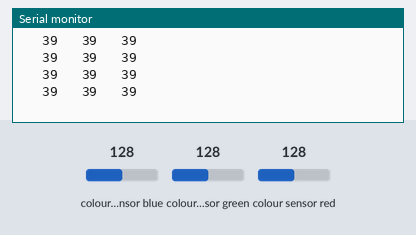
This sketch was run on a simulated Arduino Mega 2560, built with avr-gcc and run on an emulated ATmega2560. Shown: the last lines printed to the serial monitor. Wiring (inferred from the names in the program): TCS3200 colour sensor: output pin 46; S2 pin 42; S3 pin 44; S0 pin 38; S1 pin 40. Inputs (shaded band) come from the test bench; at power-on: colour sensor green 128, colour sensor blue 128, colour sensor red 128.

Above: at 1.2 s.
1.3 s: colour sensor green set to 191
At 1.71 s:
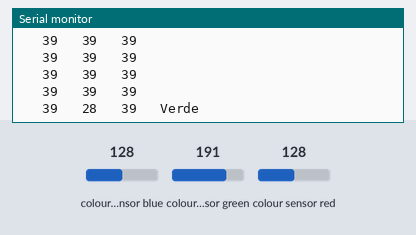
3.6 s: colour sensor blue set to 250
At 3.82 s:
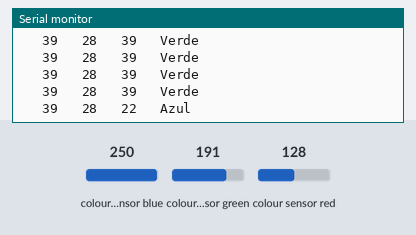
5.7 s: colour sensor red set to 5
At 5.92 s:
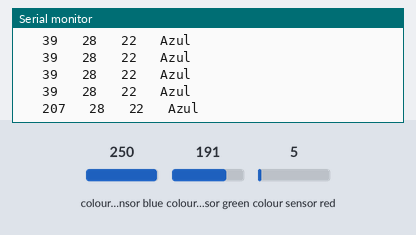

The sketch:

Fase4_Sensor_de_color.ino
```cpp
// Define color sensor pins
const int  s0= 38;
const int  s1= 40;
const int  s2= 42;
const int  s3= 44;
const int  out= 46;

// Variables for Color Pulse Width Measurements
int rojo = 0;
int verde = 0;
int azul = 0;

void setup() {
  Serial.begin(9600);
  pinMode(s0,OUTPUT);
  pinMode(s1,OUTPUT);
  pinMode(s2,OUTPUT);
  pinMode(s3,OUTPUT);
  pinMode(out,INPUT);
  digitalWrite(s0,HIGH);
  digitalWrite(s1,HIGH);
}

void loop() {
  color();
  Serial.print("   ");
  Serial.print(rojo, DEC);
  Serial.print("   ");
  Serial.print(verde, DEC);
  Serial.print("   ");
  Serial.print(azul, DEC);

  if (rojo < azul && verde > azul && rojo < 35) //35  --88
  {
   Serial.println("   Rojo");
  }
  else if (azul < rojo && azul < verde && verde < rojo)
  {
   Serial.println("   Azul");
  }

  else if (rojo > verde && azul > verde )
  {
   Serial.println("   Verde");
  }
  else{
  Serial.println("  ");
  }
  delay(300);
}


void color()
{
  digitalWrite(s2, LOW);
  digitalWrite(s3, LOW);
  rojo = pulseIn(out, digitalRead(out) == HIGH ? LOW : HIGH);
  digitalWrite(s3, HIGH);
  azul = pulseIn(out, digitalRead(out) == HIGH ? LOW : HIGH);
  digitalWrite(s2, HIGH);
  verde = pulseIn(out, digitalRead(out) == HIGH ? LOW : HIGH);
}
```

Measured:
- after the input at 1.3 s, the serial monitor: prints a new line after 0.20 s (image 1)
- after the input at 3.6 s, the serial monitor: prints a new line at once (image 2)
- after the input at 5.7 s, the serial monitor: prints a new line at once (image 3)
